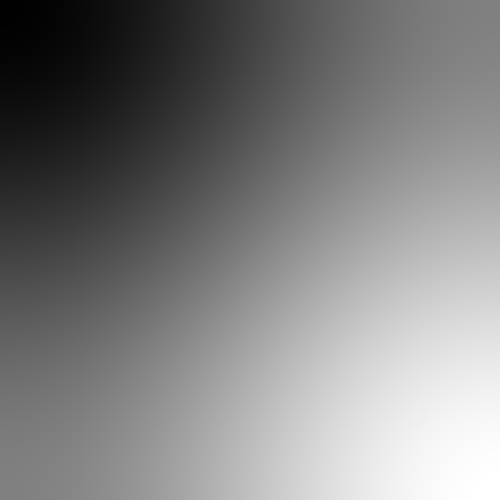
#> input picture image_processing/gradient.png, 500 x 500 px
$ python thresholding.py
#> lines starting #> are read from the running program, lines starting #| are printed output that depends on the picture; after the words box and inside, x2 and y2 are one past the last pixel; in counts of white or black regions, pixels touching at a corner belong together
#!/usr/bin/env python2
# Import OpenCV to gain access to image processing tools
import cv2

def update_threshold_value(new_value):
    # This is a callback function that is called every time the slider is moved.

    # The function takes as input the new slider position, which is
    # then set as the new value of a global variable.

    global threshold
    threshold = new_value

# Read in the greyscale image
gradient_image = cv2.imread("../image_processing/gradient.png")
#> gradient_image is the input picture: shape (500, 500, 3); min 1, max 255, mean 127.7

 # In order to place a slider in a window, we need to first create this window
cv2.namedWindow("Thresholded image", cv2.WINDOW_AUTOSIZE)

# Initialise the global variable that contains the threshold value
threshold = 127

 # Here we create the slider that regulates what value our threshold is at
cv2.createTrackbar("threshold value", "Thresholded image", threshold, 255, update_threshold_value)


# This loop allows us to keep changing the slider position
while True:
    # Threshold the grescale image in such a way that
    # every value higher than 'threshold' is set to 255 (white)
    _, thresholded_image = cv2.threshold(gradient_image, threshold, 255, cv2.THRESH_BINARY)
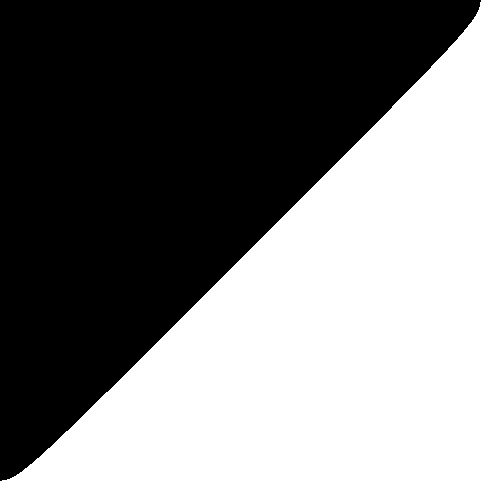
#> thresholded_image: shape (500, 500, 3); 50.4% white; 1 black region, box (x1, y1, x2, y2) and area: (0, 0, 481, 481) 123886

    # Show the thresholded image in the same frame where we placed the slider
    cv2.imshow("Thresholded image", thresholded_image)

    # If the letter Q is pressed on the keyboard, end the while-loop
    if cv2.waitKey(1) & 0xFF == ord('q'):
#> (key q is pressed here)
        break

# Make sure no OpenCV processes are left running and all related windows are closed
cv2.destroyAllWindows()
